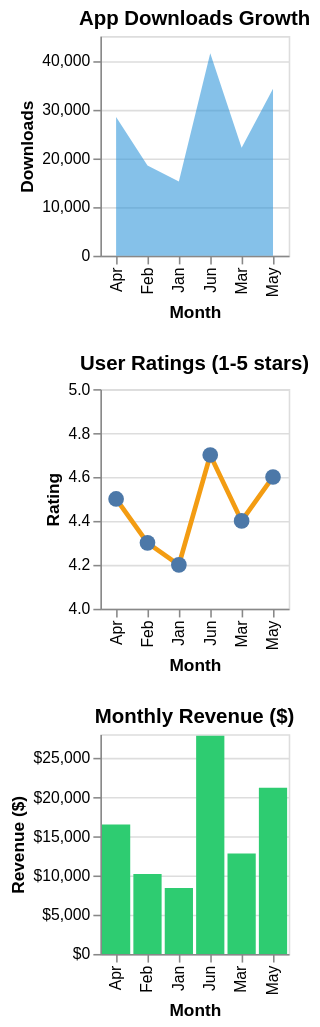

Write a Vega-Lite specification for this figure.
### Vega-Lite specification from a JSON file in a GitHub repository (floating-point values rounded to 4 significant figures)
{"$schema": "https://vega.github.io/schema/vega-lite/v5.json", "description": "Mobile app analytics: Downloads, ratings, and revenue", "data": {"values": [{"month": "Jan", "downloads": 15200, "rating": 4.2, "revenue": 8400}, {"month": "Feb", "downloads": 18500, "rating": 4.3, "revenue": 10200}, {"month": "Mar", "downloads": 22100, "rating": 4.4, "revenue": 12800}, {"month": "Apr", "downloads": 28400, "rating": 4.5, "revenue": 16500}, {"month": "May", "downloads": 34200, "rating": 4.6, "revenue": 21200}, {"month": "Jun", "downloads": 41500, "rating": 4.7, "revenue": 27800}]}, "vconcat": [{"title": "App Downloads Growth", "mark": {"type": "area", "color": "#3498db", "opacity": 0.6}, "encoding": {"x": {"field": "month", "type": "ordinal", "axis": {"title": "Month"}}, "y": {"field": "downloads", "type": "quantitative", "axis": {"title": "Downloads", "format": ",.0f"}}}, "height": 140}, {"title": "User Ratings (1-5 stars)", "mark": {"type": "line", "point": {"filled": true, "size": 100}, "color": "#f39c12", "strokeWidth": 3}, "encoding": {"x": {"field": "month", "type": "ordinal", "axis": {"title": "Month"}}, "y": {"field": "rating", "type": "quantitative", "axis": {"title": "Rating", "format": ".1f"}, "scale": {"domain": [4.0, 5.0]}}}, "height": 140}, {"title": "Monthly Revenue ($)", "mark": {"type": "bar", "color": "#2ecc71"}, "encoding": {"x": {"field": "month", "type": "ordinal", "axis": {"title": "Month"}}, "y": {"field": "revenue", "type": "quantitative", "axis": {"title": "Revenue ($)", "format": "$,.0f"}}}, "height": 140}]}
